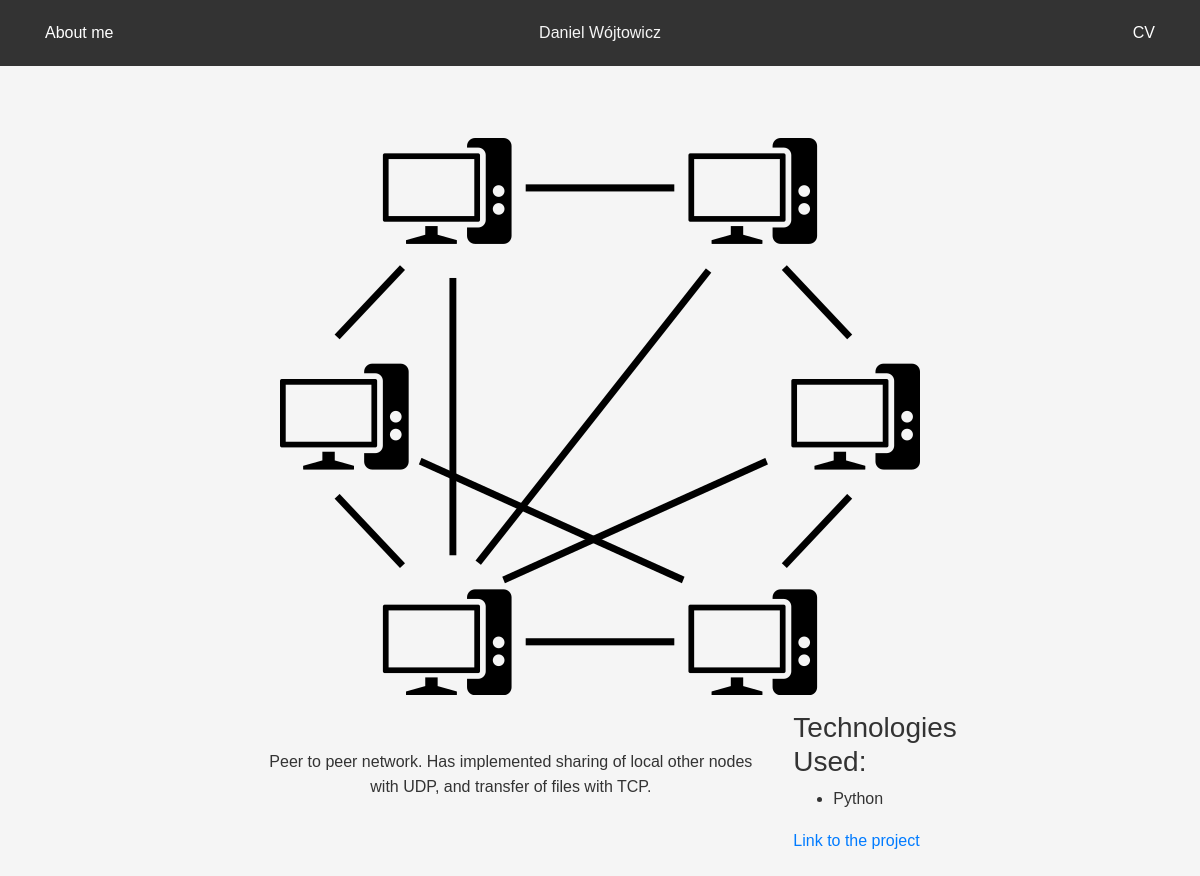
Screenshot of /projects/project/5/ with the database file from the repository.
### projects/models.py (models this page shows, shortened)
class Project(models.Model):
    title = models.CharField(max_length=25)
    description = models.TextField()
    technologies = models.ManyToManyField(Technology)
    image = models.ImageField(upload_to='img/')
    url = models.URLField(max_length=200, blank= True)
    creationDate = models.DateField(auto_now_add=True)

class Technology(models.Model):
    technologies = models.CharField(max_length=25)

### projects/views.py (the view)
# urls.py: path('project/<int:project_id>/', views.project_detail, name='project_detail'),
def project_detail(request, project_id):
    project = Project.objects.get(id=project_id)
    return render(request, 'project_detail.html', {'project': project})

### templates/project_detail.html (shortened to what this page needs)
{% extends "base.html" %}
{% block content %}
    <div class="container mt-5">
        <div class="row justify-content-center align-items-center">
            <div class="col-md-8 text-center">
                <img src="{{ project.image.url }}" alt="{{ project.title }}" class="img-fluid">
            </div>
        </div>
        <div class="row justify-content-center align-items-center">
            <div class="col-md-6 text-center mt-3">
                <p>{{ project.description }}</p>
            </div>
            <div class="col-md-2 mt-3">
                <h3>Technologies Used:</h3>
                <ul>
                    {% for tech in project.technologies.all %}
                        <li>{{ tech.technologies }}</li>
                    {% endfor %}
                </ul>
            {% if project.url != 0 %}
            <a href='{{ project.url}}'>Link to the project</a>
            {% endif %}</div>
        </div>
    </div>
{% endblock %}

### projects/static/styles.css (style rules this page uses)
html { min-width: 600px; }
body { background-color: #F5F5F5; color: #333; font-family: Arial, sans-serif; line-height: 1.6; }
.container { padding: 30px 50px; }

### rows the page displays
Project: image (picture), description "Peer to peer network. Has implemented sharing of local other nodes with UDP, and transfer of files with TCP."
Technology: technologies "Python"
